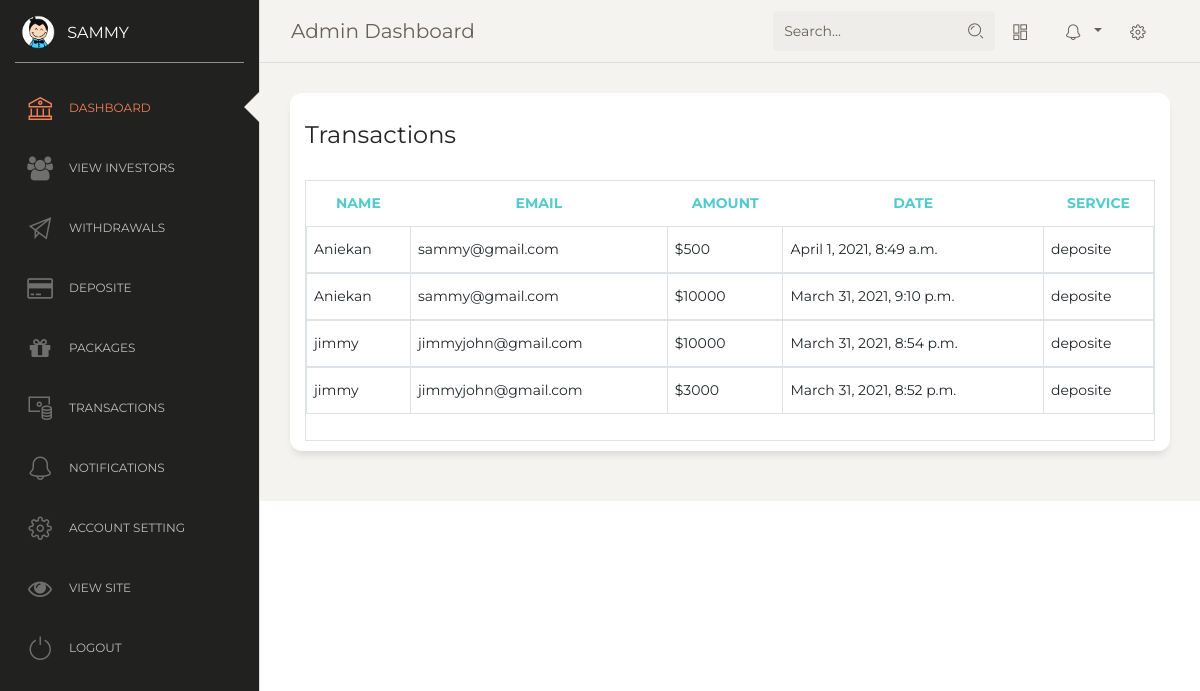
Page /super/admin/transaction/ (signed in) on the committed database.
### panel/models.py (models this page shows, shortened)
class Investors(AbstractBaseUser):
	email       = models.EmailField(verbose_name='email', max_length=60, unique=True )
	username    = models.CharField(max_length=30, unique=True)
	full_name    = models.CharField(max_length=30 ,blank=True, null= True)
	date_joined = models.DateTimeField(verbose_name='date joined', auto_now_add=True)
	last_login  = models.DateTimeField(verbose_name='last login', auto_now=True)
	is_admin    = models.BooleanField(default=False)
	is_staff    = models.BooleanField(default=False)
	is_active   = models.BooleanField(default=True)
	is_superuser = models.BooleanField(default=False)
	profile_image = models.ImageField(blank=True, null=True, default='logo-small.png', upload_to='profile')
	phone = models.CharField(max_length=60, blank=True, null=True)
	wallet_id = models.CharField(max_length=60, blank=True, null=True)
	ref_code = models.CharField(max_length=60, blank=True, null=True, unique=True)
	refferal = models.IntegerField(default=0)
	balance = models.IntegerField(default=0)
	package = models.ForeignKey('Packages', on_delete  = models.CASCADE,blank=True,null=True)
	USERNAME_FIELD = 'email'
	REQUIRED_FIELDS = ['username']
	objects = MyAccountManager()
	class Meta:
			ordering = ['-date_joined']

class Transaction(models.Model):
	STATUS = (
		("pending","pending"),
		("sucessfull","sucessfull"),
	)
	SERVICES = (
		("withdraw","withdraw"),
		("deposite","deposite"),
	)
	user = models.ForeignKey('Investors', on_delete  = models.CASCADE)
	date = models.DateTimeField(auto_now_add=True)
	amount = models.IntegerField()
	status = models.CharField(max_length=15, choices=STATUS)
	service = models.CharField(max_length=15, choices=SERVICES)
	class Meta:
			ordering = ['-date']

### panel/views.py (the view)
# urls.py: path('admin/transaction/', views.transaction, name="admin-transaction"),
@manager_required
def transaction(request):
	transactions = Transaction.objects.all()
	return render(request, "admin/transactions.html",{"transactions":transactions})

### templates/admin/transactions.html
{% extends 'admin/main.html' %}
{% load static %}
{% block content %}
<div class="content">
    <div class="row">
      <div class="col-md-12">
        <div class="card">
          <div class="card-header">
            <h4 class="card-title"> Transactions</h4>
          </div>
          <div class="card-body">
            <div class="table-responsive table-bordered ">
              <table class="table">
                <thead class=" text-primary">
                  <th class="text-center">
                    Name
                  </th>
                  <th class="text-center">
                    email
                  </th>
                  <th class="text-center">
                    Amount
                  </th>
                  <th class="text-center">
                    Date
                  </th>
                  <th class="text-center">
                    Service
                  </th>
                </thead>
                {% for obj in transactions %}
                <tbody>
                  <tr>
                    <td>
                      {{ obj.user.full_name }}
                    </td>
                    <td >
                        {{ obj.user.email }}
                    </td>
                    <td>
                      ${{ obj.amount }}
                    </td>
                    <td>
                        {{ obj.date }}
                      </td>
                      <td>
                        {{ obj.service }}
                      </td>
                  </tr>
                </tbody>
                {% endfor %}
              </table>
            </div>
          </div>
        </div>
      </div>
    </div>
</div>
{% endblock  %}

### templates/admin/main.html (shortened to what this page needs)
{% load static %}
<!DOCTYPE html>
<html lang="en">
<head>
  <link href="https://maxcdn.bootstrapcdn.com/font-awesome/latest/css/font-awesome.min.css" rel="stylesheet">
  <link href="{% static 'css/bootstrap.min.css' %}" rel="stylesheet" />
  <link href="{% static 'css/paperdas.css' %}" rel="stylesheet" />
  <link href="{% static 'demo/demo.css' %}" rel="stylesheet" />
</head>
<body class="">
  <div class="wrapper ">
    <div class="sidebar" data-color="black" data-active-color="danger">
      <div class="logo">
        <a href="#" class="simple-text logo-mini">
          <div class="logo-image-small">
            <img src="{% static 'img/logo-small.png' %}">
          </div>
        </a>
        <a href="#" class="simple-text logo-normal">
          {{ user.username }}
        </a>
      </div>
      <div class="sidebar-wrapper">
        <ul class="nav">
          <li class="active ">
            <a href="{% url 'dashboard' %}">
              <i class="nc-icon nc-bank"></i>
              <p>Dashboard</p>
            </a>
          </li>
          <li>
            <a href="{% url 'users' %}">
              <i class="fa fa-users"></i>
              <p>view investors</p>
            </a>
          </li>
          <li>
            <a href="{% url 'admin-withdraw' %}">
              <i class="nc-icon nc-send"></i>
              <p>Withdrawals</p>
            </a>
          </li>
          <li>
            <a href="{% url 'admin-deposite' %}">
              <i class="fa fa-credit-card"></i>
              <p>Deposite</p>
            </a>
          </li>
          <li>
            <a href="{% url 'admin-package' %}">
              <i class="fa fa-gift"></i>
              <p>Packages</p>
            </a>
          </li>
          <li>
            <a href="{% url 'admin-transaction' %}">
                <i class="nc-icon nc-money-coins"></i>
              <p>Transactions</p>
            </a>
          </li>
          <li>
            <a href="{% url 'message' %}">
              <i class="nc-icon nc-bell-55"></i>
              <p>Notifications</p>
            </a>
          </li>
          <li>
            <a href="#">
              <i class="nc-icon nc-settings-gear-65"></i>
              <p>Account setting</p>
            </a>
          </li>
          <li>
            <a href="{% url  'user-dashboard' %}">
              <i class="fa fa-eye" ></i>
              <p>view site</p>
            </a>
          </li>
          <li>
            <a href="{% url 'dashboard-logout' %}">
              <i class="nc-icon nc-button-power"></i>
              <p>logout</p>
            </a>
          </li>
        </ul>
      </div>
    </div>
    <div class="main-panel">
      <nav class="navbar navbar-expand-lg navbar-absolute fixed-top navbar-transparent">
        <div class="container-fluid">
          <div class="navbar-wrapper">
            <a class="navbar-brand" href="javascript:;">Admin Dashboard</a>
          </div>
          <div class="collapse navbar-collapse justify-content-end" id="navigation">
            <form>
              <div class="input-group no-border">
                <input type="text" value="" class="form-control" placeholder="Search...">
                <div class="input-group-append">
                  <div class="input-group-text">
                    <i class="nc-icon nc-zoom-split"></i>
                  </div>
                </div>
              </div>
            </form>
            <ul class="navbar-nav">
              <li class="nav-item">
                <a class="nav-link btn-magnify" href="javascript:;">
                  <i class="nc-icon nc-layout-11"></i>
                </a>
              </li>
              <li class="nav-item btn-rotate dropdown">
                <a class="nav-link dropdown-toggle" href="http://example.com" id="navbarDropdownMenuLink" data-toggle="dropdown" aria-haspopup="true" aria-expanded="false">
                  <i class="nc-icon nc-bell-55"></i>
                </a>
              </li>
              <li class="nav-item">
                <a class="nav-link btn-rotate" href="javascript:;">
                  <i class="nc-icon nc-settings-gear-65"></i>
                </a>
              </li>
            </ul>
          </div>
        </div>
      </nav>
      {% block content %} {% endblock %}
    </div>
  </div>
</body>
</html>

### rows in the picture
Investors: username "SAMMY"
Transaction: user.full_name "Aniekan", user.email "sammy@gmail.com", amount "500", date "April 1, 2021, 8:49 a.m.", service "deposite"
Transaction: user.full_name "Aniekan", user.email "sammy@gmail.com", amount "10000", date "March 31, 2021, 9:10 p.m.", service "deposite"
Transaction: user.full_name "jimmy", user.email "jimmyjohn@gmail.com", amount "10000", date "March 31, 2021, 8:54 p.m.", service "deposite"
Transaction: user.full_name "jimmy", user.email "jimmyjohn@gmail.com", amount "3000", date "March 31, 2021, 8:52 p.m.", service "deposite"
